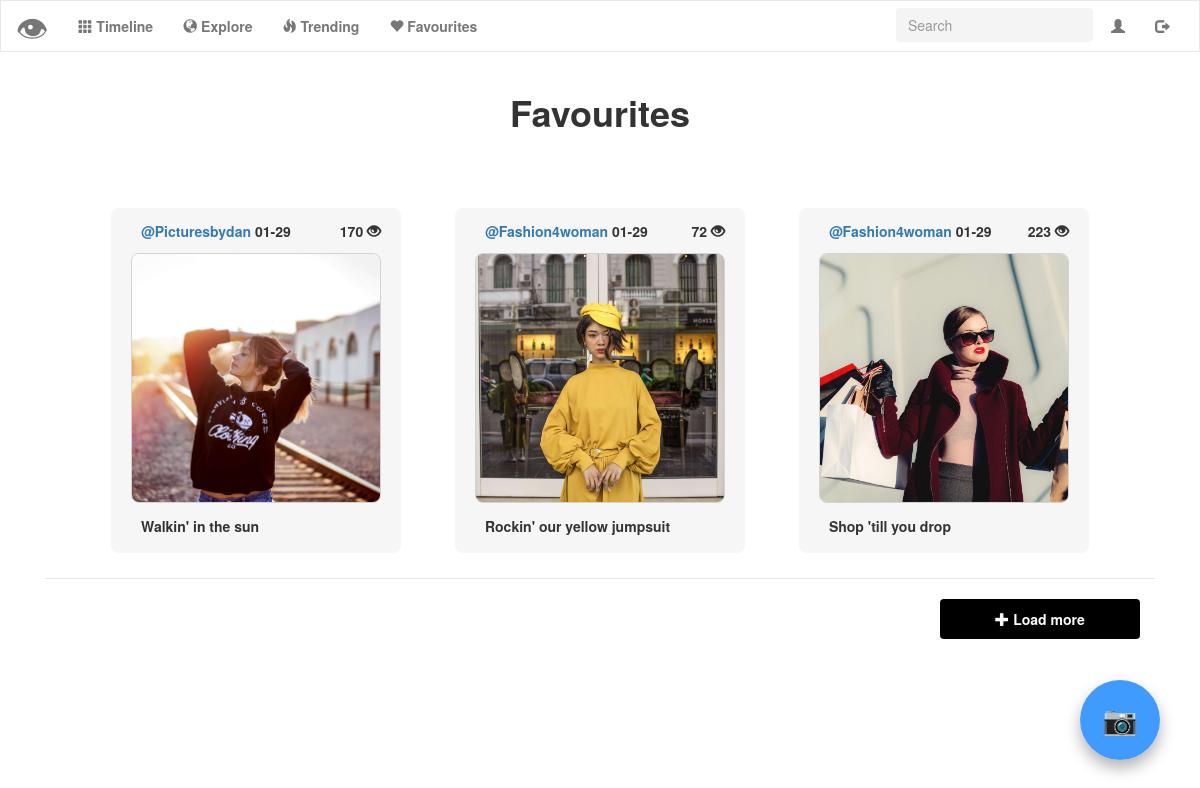
Screenshot of /favourites (signed in) with the database file from the repository.
### tables this page shows
CREATE TABLE 'uploads' ('id' integer PRIMARY KEY AUTOINCREMENT NOT NULL, 'user_id' integer NOT NULL, 'upload' text NOT NULL, 'description' text NOT NULL, 'timestamp' double precision NOT NULL DEFAULT CURRENT_TIMESTAMP, 'username'  text NOT NULL  , 'score' INTEGER NOT NULL DEFAULT 0);

### application.py (the view)
@app.route("/favourites")
@login_required
def favourites():
    favourites = []
    post_id = get_favourites(session["user_id"])
    show = True
    if len(post_id) == 0:
        flash("You have no favourite posts!")
        return render_template("favourites.html")
    for p in post_id:
        favourites.append(get_info(p["photo_id"]))
    favourites.reverse()
    if len(favourites) <= counter_favourites:
        show = False
    favourites = favourites[:counter_favourites]
    return render_template("favourites.html", favourites=favourites, user_id=session["user_id"], show=show)

### helpers.py (called while the page is built)
def login_required(f):
    @wraps(f)
    def decorated_function(*args, **kwargs):
        if session.get("user_id") is None:
            return redirect("/login")
        return f(*args, **kwargs)
    return decorated_function

def change_timestamp(post_list):
    for post in post_list:
        date = post["timestamp"]
        date = date[5:11]
        post["timestamp"] = date
    return post_list

def get_favourites(user_id):
    photo_id = db.execute("SELECT photo_id FROM favourites WHERE user_id = :user_id", user_id=user_id)
    return photo_id

def get_info(post_id):
    post_info = db.execute("SELECT * FROM uploads WHERE id=:post_id",
                           post_id=post_id)
    post_info = change_timestamp(post_info)[0]
    return post_info

### templates/favourites.html (shortened to what this page needs)
{% extends "layout.html" %}
{% block main %}
<div class="container-title" id="timeline-title">
	<h1>
		<b>Favourites</b>
	</h1>
</div>
<div class="col-lg-12 col-md-12 col-sm-12 col-xs-12">
   {% for post in favourites %}
	<button name="modal" class="photo_modal trending_modal modal-label" id="account-photo-modal" data-toggle="modal" data-target="#photomodal{{ post.id }}">
		<label for="modal">
			<div class="account-photo-description">
				<a href="{{ url_for('profile', username= post.username) }}">
				<label id="username">{{ post.username }} </label>
				</a>
				<label id="timestamp">{{ post.timestamp }} </label>
				<label id="score-profile">{{ post.score }}
					<span class="glyphicon glyphicon-eye-open"></span>
				</label>
			</div>
			<img src="/upload/{{ post.upload }}" class="img-responsive trending-image">
			<div class="account-photo-bottom-description">
				<label id="discription">{{ post.description }} </label>
			</div>
		</label>
	</button>
	{% endfor %}
    {% if show is sameas true %}
    <div class="modal-footer">
    	<button id="load_more" onclick="load_more('favourites')" class="btn btn-dark">
    		<span class="glyphicon glyphicon-plus"></span>
    		<b> Load more</b>
    	</button>
    </div>
    {% endif %}
</div>
{% endblock %}

### static/styles.css (style rules this page uses)
html,body { overflow-x: hidden; width: 100%; }
main img { max-width: 100%; }
.btn { width:200px !important; background-color:black; color:white; height:40px; margin-top: 5px; }
.img-responsive { border: 0.5px solid lightgray; object-fit: cover; width:250px !important; height:250px !important; border-radius: 8px; }
.photo_modal { background-color: white; border: 0px; }
.modal-label { transition: all 0.3s ease 0s; cursor: pointer; outline: none; }
@media only screen and (min-width: 800px) { .trending-image { width: 200px; height: 200px; } }
#timeline-title { margin-bottom: 50px !important; }
#score-profile { padding-right: 0px !important; float:right; }
#account-photo-modal { background-color: rgba(246,246,246,1); padding: 20px; border-radius: 8px; margin-bottom: 25px; }
.account-photo-description { text-align: left; margin-left: 10px; position: relative; top: 30%; transform: translateY(-30%); -webkit-transform: translateY(-30%); }
.account-photo-bottom-description { text-align: left; margin-left: 10px; position: relative; top: 50%; transform: translateY(50%); -webkit-transform: translateY(50%); }
.trending_modal { margin: 25px; }

### rows the page displays
uploads: username "@Picturesbydan", timestamp "01-29", score "170", upload (picture), description "Walkin' in the sun"
uploads: username "@Fashion4woman", timestamp "01-29", score "72", upload (picture), description "Rockin' our yellow jumpsuit"
uploads: username "@Fashion4woman", timestamp "01-29", score "223", upload (picture), description "Shop 'till you drop"
